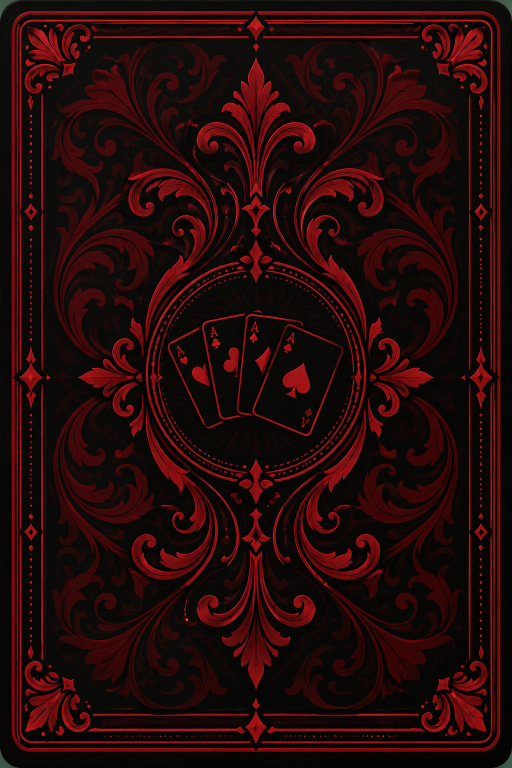
#> input picture assets/Fundo-Carta-Vermelho.png, 1024 x 1536 px (shown at 1/2 size); its folder holds 2 pictures in this run
$ python build_cards.py
#> lines starting #> are read from the running program, lines starting #| are printed output that depends on the picture; after the words box and inside, x2 and y2 are one past the last pixel; in counts of white or black regions, pixels touching at a corner belong together
"""Acabamento do baralho do Decky (faces e verso).

Uso, na raiz do projeto (precisa de Python 3 e Pillow):

    python scripts/build_cards.py

Faces (`assets/cards/<valor>_<naipe>.png`, 500 x 726):
- margem interna: a arte original encosta índice e naipes no filete da borda. O desenho é reduzido
  por igual (`ART_SCALE`, sem deformar) e centralizado num cartão do mesmo tamanho, com o filete
  redesenhado na borda. Sobra a mesma proporção de papel nos quatro lados (5% da largura e da altura);
- papel marfim em vez de branco puro: multiplica cada pixel pelo tom `PAPER`. O preto continua
  preto e o vermelho continua vermelho; só o branco perde o brilho de tela, que ofuscava sobre a
  mesa escura;
- paleta de 256 cores (as artes são vetoriais, com poucas cores), para as figuras pesarem menos.
  A face com figura passava de 200 KB e até 25 cartas são decodificadas na distribuição. O
  pontilhado evita faixas nos degradês (Ás de Espadas).

É idempotente: uma face que já está marfim é pulada, então rodar duas vezes não escurece o papel nem
encolhe a arte de novo. Para refazer a partir das artes originais (brancas, sem margem), restaure-as
do Git antes: `git checkout f3afff4 -- assets/cards` (commit que trouxe o baralho) e rode o script.

Verso (`assets/cards/back.png`): gerado de `assets/Fundo-Carta-Vermelho.png` na mesma proporção das
faces (500 x 726, o original é 2:3) e com os mesmos cantos arredondados transparentes. Antes era
400 x 600 com `resizeMode="cover"`, que cortava o filete ornamental da borda.
"""

from pathlib import Path

from PIL import Image, ImageChops, ImageDraw

ROOT = Path(__file__).resolve().parent.parent
CARDS = ROOT / "assets" / "cards"
BACK_SOURCE = ROOT / "assets" / "Fundo-Carta-Vermelho.png"

SIZE = (500, 726)
# Raio do canto das faces do baralho de Byron Knoll (medido: ~22 px em 500 de largura).
CORNER = 22
# Marfim do papel (creme do logo, um pouco mais claro para manter o contraste dos naipes).
PAPER = (252, 248, 239)
# Ponto do papel usado para saber se a face já foi tratada (dentro da borda, acima de qualquer naipe).
PAPER_PROBE = (250, 10)
# Escala da arte dentro do cartão: 0,9 deixa 5% de papel em cada lado (25 px na largura, 36 na altura),
# o bastante para índice e naipes não encostarem no filete sem deixar a carta vazia.
ART_SCALE = 0.90
# Filete da borda das faces originais: 1 px preto e 1 px cinza, com o canto arredondado.
OUTLINE = ((0, 0, 0), (127, 127, 127))


TRANSPARENT = 255


def quantized(image: Image.Image) -> Image.Image:
    """
    Paleta de 255 cores com pontilhado (Floyd-Steinberg) mais um índice transparente para os cantos.
    O pontilhado não mexe nas cores chapadas (já estão na paleta) e evita faixas nos degradês
    (Ás de Espadas, verso). O canto perde a borda suave, mas no app ele fica por baixo do recorte
    arredondado da moldura da carta.
    """
    palette = image.convert("RGB").quantize(colors=255, method=Image.Quantize.MEDIANCUT, dither=Image.Dither.FLOYDSTEINBERG)
    hidden = image.getchannel("A").point(lambda a: 255 if a < 128 else 0)
    palette.paste(TRANSPARENT, mask=hidden)
    palette.info["transparency"] = TRANSPARENT
    return palette


def pad_face(image: Image.Image) -> Image.Image:
    """
    Reduz a arte e a centraliza no mesmo tamanho, deixando papel em volta. O filete original
    (que encolheria junto e viraria uma moldura dentro da carta) é apagado antes e desenhado de
    novo na borda do cartão, com o mesmo canto.
    """
    white = (255, 255, 255)
    flat = Image.new("RGB", image.size, white)
    flat.paste(image, mask=image.getchannel("A"))
    # Apaga o filete: tudo fora de um retângulo arredondado 4 px para dentro vira papel. O canto da
    # arte original tem raio de ~17 px; o recorte interno usa 14 px para cobrir a curva inteira.
    inner = Image.new("L", flat.size, 0)
    ImageDraw.Draw(inner).rounded_rectangle((4, 4, flat.width - 5, flat.height - 5), 14, fill=255)
    flat.paste(white, mask=ImageChops.invert(inner))

    art = flat.resize((round(flat.width * ART_SCALE), round(flat.height * ART_SCALE)), Image.Resampling.LANCZOS)
    card = Image.new("RGB", image.size, white)
    card.paste(art, ((card.width - art.width) // 2, (card.height - art.height) // 2))
    draw = ImageDraw.Draw(card)
    for inset, color in enumerate(OUTLINE):
        draw.rounded_rectangle((inset, inset, card.width - 1 - inset, card.height - 1 - inset), CORNER - inset, outline=color, width=1)
    padded = card.convert("RGBA")
    padded.putalpha(rounded_mask(image.size, CORNER))
    return padded


def tint_face(path: Path) -> bool:
    image = Image.open(path).convert("RGBA")
    if image.getpixel(PAPER_PROBE)[:3] != (255, 255, 255):
        return False
    image = pad_face(image)
    rgb = image.convert("RGB")
    paper = Image.new("RGB", image.size, PAPER)
    tinted = ImageChops.multiply(rgb, paper)
    tinted.putalpha(image.getchannel("A"))
    quantized(tinted).save(path, optimize=True)
    return True


def rounded_mask(size: tuple[int, int], radius: int) -> Image.Image:
    # Desenhado em 4x e reduzido: borda do canto suave, sem serrilhado.
    scale = 4
    big = Image.new("L", (size[0] * scale, size[1] * scale), 0)
    ImageDraw.Draw(big).rounded_rectangle((0, 0, big.width - 1, big.height - 1), radius * scale, fill=255)
    return big.resize(size, Image.Resampling.LANCZOS)


def build_back() -> None:
    source = Image.open(BACK_SOURCE).convert("RGB")
    # 2:3 para 500:726 é um achatamento vertical de 3%, invisível, e preserva a moldura inteira.
    back = source.resize(SIZE, Image.Resampling.LANCZOS).convert("RGBA")
    back.putalpha(rounded_mask(SIZE, CORNER))
    quantized(back).save(CARDS / "back.png", optimize=True)


def main() -> None:
    faces = sorted(p for p in CARDS.glob("*_*.png"))
    changed = [p.name for p in faces if tint_face(p)]
    print(f"faces tratadas: {len(changed)} de {len(faces)}")
    build_back()
#> in build_back, source is the input picture: PIL image 1024x1536 RGB; mean R, G, B 37.3, 9.4, 8.8
#> in build_back, `back = source.resize(SIZE, Image.Resampling.LANCZOS).convert("RGBA")`:
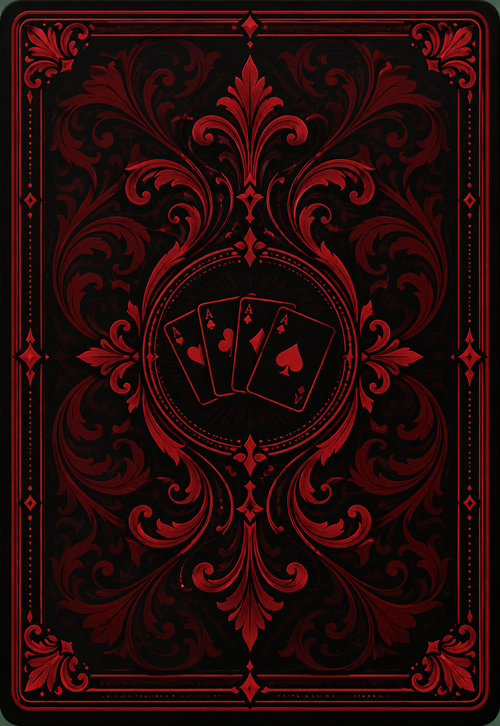
#> back: PIL image 500x726 RGBA; mean R, G, B, A 37.4, 9.4, 8.8, 255
#> in rounded_mask, `big = Image.new("L", (size[0] * scale, size[1] * scale), 0)`: big: PIL image 2000x2904 L; every value is 0
#> in rounded_mask, `ImageDraw.Draw(big).rounded_rectangle((0, 0, big.width - 1, big.height..`:
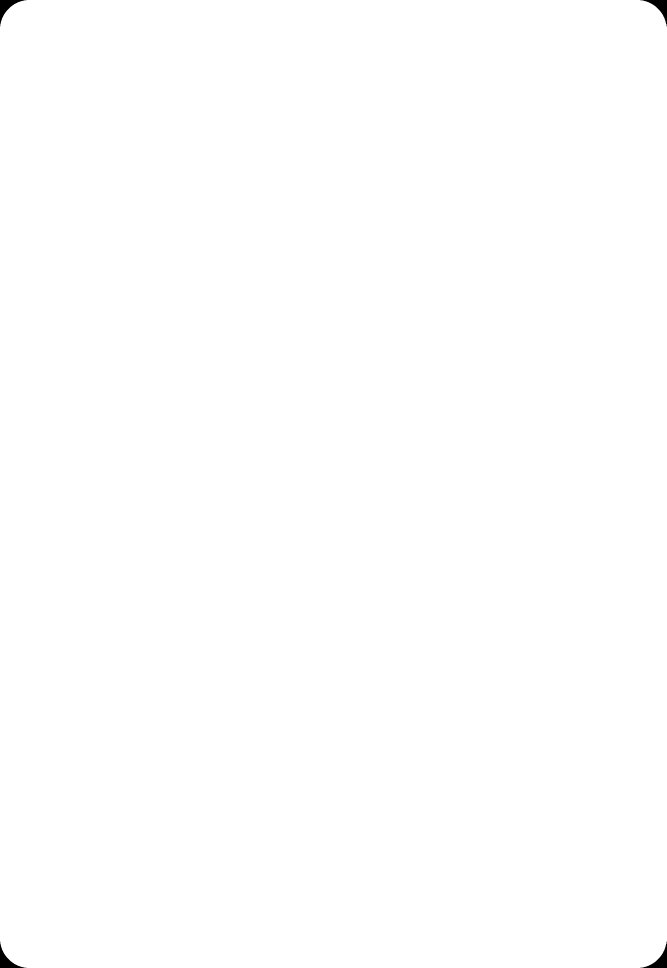
#> big: PIL image 2000x2904 L (shown at 1/3 size); 99.9% white; 4 black regions, box (x1, y1, x2, y2) and area: (0, 0, 79, 79) 1692, (1921, 0, 2000, 79) 1692, (0, 2825, 79, 2904) 1692, (1921, 2825, 2000, 2904) 1692
#> in rounded_mask, `return big.resize(size, Image.Resampling.LANCZOS)`:
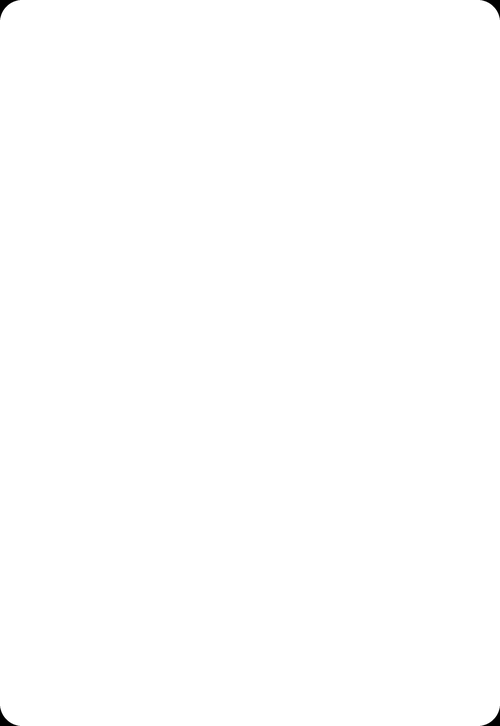
#> returned value: PIL image 500x726 L; min 0, max 255, mean 254.7
#> in quantized, `hidden = image.getchannel("A").point(lambda a: 255 if a < 128 else 0)`:
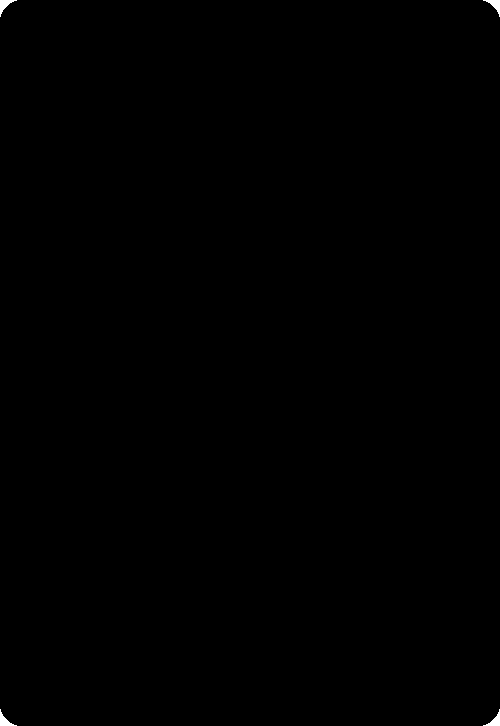
#> hidden: PIL image 500x726 L; 0.12% white; 4 white regions, box (x1, y1, x2, y2) and area: (0, 0, 17, 17) 105, (483, 0, 500, 17) 105, (0, 709, 17, 726) 105, (483, 709, 500, 726) 105
    print("verso gerado: back.png", Image.open(CARDS / "back.png").size)


if __name__ == "__main__":
    main()
